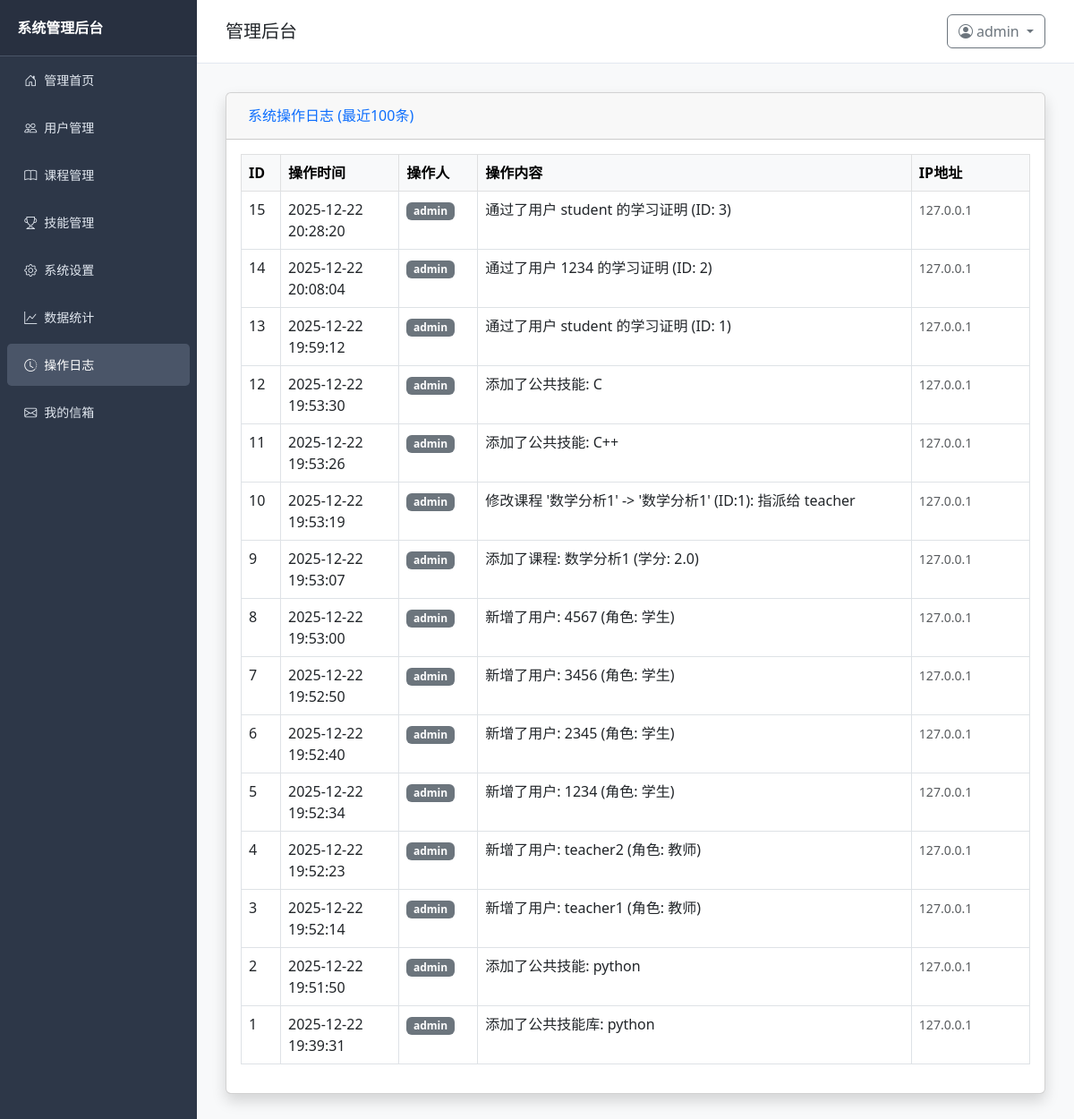
Screenshot of /admin/system/logs (signed in) with the database file from the repository.
### models.py (models this page shows, shortened)
class User(UserMixin, db.Model):
    __tablename__ = 'user'
    id = db.Column(db.Integer, primary_key=True)
    username = db.Column(db.String(50), unique=True, nullable=False)
    role = db.Column(db.SmallInteger, default=0)  # 0=学生, 1=教师, 2=管理员
    create_time = db.Column(db.DateTime, default=datetime.now)
    password_hash = db.Column(db.String(128))
    teacher_info = db.relationship('Teacher', backref='user', uselist=False, lazy=True, cascade="all, delete-orphan")

class SystemLog(db.Model):
    __tablename__ = 'system_log'
    id = db.Column(db.Integer, primary_key=True)
    user_id = db.Column(db.Integer, db.ForeignKey('user.id'))  # 操作者ID
    action = db.Column(db.String(255), nullable=False)  # 操作内容描述
    ip_address = db.Column(db.String(50))  # 操作者IP
    create_time = db.Column(db.DateTime, default=datetime.now)  # 操作时间
    user = db.relationship('User', backref=db.backref('logs', lazy=True))

### routes/admin.py (the view)
@admin_bp.route('/system/logs')
@login_required
def system_logs():
    if current_user.role != 2:
        flash('无权限访问', 'danger')
        return redirect(url_for('auth.dashboard'))
    page = request.args.get('page', 1, type=int)
    per_page = 20
    logs_pagination = SystemLog.query.order_by(SystemLog.create_time.desc()).paginate(page=page, per_page=per_page)
    return render_template('admin/logs.html',
                           logs=logs_pagination.items,
                           pagination=logs_pagination)

### app.py (called while the page is built)
@login_manager.user_loader
def load_user(user_id):
    return User.query.get(int(user_id))

### templates/admin/logs.html (shortened to what this page needs)
{% extends "base.html" %}
{% block content %}
<div class="card shadow mb-4">
    <div class="card-header py-3 d-flex flex-row align-items-center justify-content-between">
        <h6 class="m-0 font-weight-bold text-primary">
            系统操作日志 (最近100条)
        </h6>
    </div>
    <div class="card-body">
        <div class="table-responsive">
            <table class="table table-bordered table-hover" width="100%" cellspacing="0">
                <thead class="table-light">
                    <tr>
                        <th style="width: 5%">ID</th>
                        <th style="width: 15%">操作时间</th>
                        <th style="width: 10%">操作人</th>
                        <th>操作内容</th>
                        <th style="width: 15%">IP地址</th>
                    </tr>
                </thead>
                <tbody>
                    {% if logs %}
                        {% for log in logs %}
                        <tr>
                            <td>{{ log.id }}</td>
                            <td>{{ log.create_time.strftime('%Y-%m-%d %H:%M:%S') }}</td>
                            <td>
                                <span class="badge bg-secondary">{{ log.user.username }}</span>
                            </td>
                            <td>{{ log.action }}</td>
                            <td><small class="text-muted">{{ log.ip_address }}</small></td>
                        </tr>
                        {% endfor %}
                    {% else %}
                        <tr>
                            <td colspan="5" class="text-center">暂无日志记录</td>
                        </tr>
                    {% endif %}
                </tbody>
            </table>
        </div>
    </div>
</div>
{% endblock %}

### templates/base.html (shortened to what this page needs)
<!DOCTYPE html>
<html lang="zh-CN">
<head>
    <link href="https://cdn.jsdelivr.net/npm/bootstrap@5.3.0/dist/css/bootstrap.min.css" rel="stylesheet">
    <link rel="stylesheet" href="https://cdn.jsdelivr.net/npm/bootstrap-icons@1.10.5/font/bootstrap-icons.min.css">
</head>
<body>
    {% if current_user.is_authenticated %}
        {% if current_user.role == 2 %}
        <div class="sidebar">
            <div class="sidebar-header">系统管理后台</div>
            <ul class="nav flex-column">
                <li class="nav-item">
                    <a class="nav-link {% if request.endpoint == 'admin.admin_index' %}active{% endif %}"
                        href="{{ url_for('admin.admin_index') }}">
                        <i class="bi bi-house-door me-2"></i>管理首页
                    </a>
                </li>
                <li class="nav-item">
                    <a class="nav-link {% if request.endpoint == 'admin.user_manage' %}active{% endif %}"
                        href="{{ url_for('admin.user_manage') }}">
                        <i class="bi bi-people me-2"></i>用户管理
                    </a>
                </li>
                <li class="nav-item">
                    <a class="nav-link {% if request.endpoint == 'admin.course_manage' %}active{% endif %}"
                        href="{{ url_for('admin.course_manage') }}">
                        <i class="bi bi-book me-2"></i>课程管理
                    </a>
                </li>
                <li class="nav-item">
                    <a class="nav-link {% if request.endpoint == 'admin.skill_manage' %}active{% endif %}"
                        href="{{ url_for('admin.skill_manage') }}">
                        <i class="bi bi-trophy me-2"></i>技能管理
                    </a>
                </li>
                <li class="nav-item">
                    <a class="nav-link {% if request.endpoint == 'admin.system_setting' %}active{% endif %}"
                        href="{{ url_for('admin.system_setting') }}">
                        <i class="bi bi-gear me-2"></i>系统设置
                    </a>
                </li>
                <li class="nav-item">
                    <a class="nav-link {% if request.endpoint == 'admin.data_analysis' %}active{% endif %}"
                        href="{{ url_for('admin.data_analysis') }}">
                        <i class="bi bi-graph-up me-2"></i>数据统计
                    </a>
                </li>
                <li class="nav-item">
                    <a class="nav-link {% if request.endpoint == 'admin.system_logs' %}active{% endif %}"
                        href="{{ url_for('admin.system_logs') }}">
                        <i class="bi bi-clock-history me-2"></i>操作日志
                    </a>
                </li>
                <li class="nav-item">
                    <a class="nav-link {% if request.endpoint == 'student.mailbox_index' %}active{% endif %}"
                        href="{{ url_for('student.mailbox_index') }}">
                        <i class="bi bi-envelope me-2"></i>我的信箱
                    </a>
                </li>
            </ul>
        </div>
        {% endif %}
    {% endif %}
    <div class="content-wrapper {% if not current_user.is_authenticated %}full-width{% endif %}">
        <div class="content-header">
            <h5 class="mb-0">
                {% block content_title %}
                    {% if not current_user.is_authenticated %}
                        系统登录
                    {% elif current_user.role == 0 %}
                        学生首页
                    {% elif current_user.role == 1 %}
                        教师首页
                    {% elif current_user.role == 2 %}
                        管理后台
                    {% endif %}
                {% endblock %}
            </h5>
            {% if current_user.is_authenticated %}
            <div class="user-dropdown dropdown">
                <button class="btn btn-outline-secondary dropdown-toggle" type="button" data-bs-toggle="dropdown" aria-expanded="false">
                    <i class="bi bi-person-circle me-1"></i>{{ current_user.username }}
                </button>
            </div>
            {% endif %}
        </div>
        <div class="content-body">
            {% block content %}{% endblock %}
        </div>
    </div>
</body>
</html>

### templates/base.html (style rules this page uses)
body { display: flex; min-height: 100vh; margin: 0; background-color: #f8f9fa; }
.sidebar { width: 220px; background-color: #2d3748; color: white; flex-shrink: 0; transition: all 0.3s ease; }
.sidebar .sidebar-header { padding: 1.2rem; font-weight: bold; font-size: 16px; border-bottom: 1px solid #4a5568; background-color: #283040; }
.sidebar .nav-link { color: #e2e8f0; padding: 0.8rem 1.2rem; border-radius: 0.3rem; margin: 0.2rem 0.5rem; font-size: 14px; }
.sidebar .nav-link:hover, .sidebar .nav-link.active { background-color: #4a5568; color: white; }
.content-wrapper { flex-grow: 1; overflow-y: auto; }
.content-header { padding: 1rem 2rem; background-color: white; border-bottom: 1px solid #e2e8f0; display: flex; justify-content: space-between; align-items: center; }
.content-body { padding: 2rem; }

### rows the page displays
User: username "admin"
SystemLog: id "15", create_time "2025-12-22 20:28:20", user.username "admin", action "通过了用户 student 的学习证明 (ID: 3)", ip_address "127.0.0.1"
SystemLog: id "14", create_time "2025-12-22 20:08:04", user.username "admin", action "通过了用户 1234 的学习证明 (ID: 2)", ip_address "127.0.0.1"
SystemLog: id "13", create_time "2025-12-22 19:59:12", user.username "admin", action "通过了用户 student 的学习证明 (ID: 1)", ip_address "127.0.0.1"
SystemLog: id "12", create_time "2025-12-22 19:53:30", user.username "admin", action "添加了公共技能: C", ip_address "127.0.0.1"
SystemLog: id "11", create_time "2025-12-22 19:53:26", user.username "admin", action "添加了公共技能: C++", ip_address "127.0.0.1"
SystemLog: id "10", create_time "2025-12-22 19:53:19", user.username "admin", action "修改课程 '数学分析1' -> '数学分析1' (ID:1): 指派给 teacher", ip_address "127.0.0.1"
SystemLog: id "9", create_time "2025-12-22 19:53:07", user.username "admin", action "添加了课程: 数学分析1 (学分: 2.0)", ip_address "127.0.0.1"
SystemLog: id "8", create_time "2025-12-22 19:53:00", user.username "admin", action "新增了用户: 4567 (角色: 学生)", ip_address "127.0.0.1"
SystemLog: id "7", create_time "2025-12-22 19:52:50", user.username "admin", action "新增了用户: 3456 (角色: 学生)", ip_address "127.0.0.1"
SystemLog: id "6", create_time "2025-12-22 19:52:40", user.username "admin", action "新增了用户: 2345 (角色: 学生)", ip_address "127.0.0.1"
SystemLog: id "5", create_time "2025-12-22 19:52:34", user.username "admin", action "新增了用户: 1234 (角色: 学生)", ip_address "127.0.0.1"
SystemLog: id "4", create_time "2025-12-22 19:52:23", user.username "admin", action "新增了用户: teacher2 (角色: 教师)", ip_address "127.0.0.1"
SystemLog: id "3", create_time "2025-12-22 19:52:14", user.username "admin", action "新增了用户: teacher1 (角色: 教师)", ip_address "127.0.0.1"
SystemLog: id "2", create_time "2025-12-22 19:51:50", user.username "admin", action "添加了公共技能: python", ip_address "127.0.0.1"
SystemLog: id "1", create_time "2025-12-22 19:39:31", user.username "admin", action "添加了公共技能库: python", ip_address "127.0.0.1"
